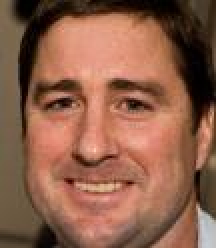
#> input picture PreliminaryTests/SkinColorRecognition/face15.jpg, 108 x 124 px (shown 2 times larger)
$ python skinColorRecognition.py
#> lines starting #> are read from the running program, lines starting #| are printed output that depends on the picture; after the words box and inside, x2 and y2 are one past the last pixel; in counts of white or black regions, pixels touching at a corner belong together
### CODE BY OCTALPIXEL ON GITHUB ###
#https://medium.com/@mithushancj/skin-segmentation-and-dominant-tone-color-extraction-fe158d24badf
import numpy as np
import cv2
from sklearn.cluster import KMeans
from collections import Counter
import imutils
import pprint
from matplotlib import pyplot as plt

imgURL = "https://raw.githubusercontent.com/octalpixel/Skin-Extraction-from-Image-and-Finding-Dominant-Color/master/82764696-open-palm-hand-gesture-of-male-hand_image_from_123rf.com.jpg"

def extractSkin(image):
    # Taking a copy of the image
    img = image.copy()
    # Converting from BGR Colours Space to HSV
    img = cv2.cvtColor(img, cv2.COLOR_BGR2HSV)

    # Defining HSV Threadholds
    lower_threshold = np.array([0, 48, 80], dtype=np.uint8)
    upper_threshold = np.array([20, 255, 255], dtype=np.uint8)

    # Single Channel mask,denoting presence of colours in the about threshold
    skinMask = cv2.inRange(img, lower_threshold, upper_threshold)

    # Cleaning up mask using Gaussian Filter
    skinMask = cv2.GaussianBlur(skinMask, (3, 3), 0)

    # Extracting skin from the threshold mask
    skin = cv2.bitwise_and(img, img, mask=skinMask)

    # Return the Skin image
    return cv2.cvtColor(skin, cv2.COLOR_HSV2BGR)


def removeBlack(estimator_labels, estimator_cluster):

    # Check for black
    hasBlack = False

    # Get the total number of occurance for each color
    occurance_counter = Counter(estimator_labels)

    # Quick lambda function to compare to lists
    def compare(x, y): return Counter(x) == Counter(y)

    # Loop through the most common occuring color
    for x in occurance_counter.most_common(len(estimator_cluster)):

        # Quick List comprehension to convert each of RBG Numbers to int
        color = [int(i) for i in estimator_cluster[x[0]].tolist()]

        # Check if the color is [0,0,0] that if it is black
        if compare(color, [0, 0, 0]) == True:
            # delete the occurance
            del occurance_counter[x[0]]
            # remove the cluster
            hasBlack = True
            estimator_cluster = np.delete(estimator_cluster, x[0], 0)
            break

    return (occurance_counter, estimator_cluster, hasBlack)


def getColorInformation(estimator_labels, estimator_cluster, hasThresholding=False):

    # Variable to keep count of the occurance of each color predicted
    occurance_counter = None

    # Output list variable to return
    colorInformation = []

    # Check for Black
    hasBlack = False

    # If a mask has be applied, remove th black
    if hasThresholding == True:

        (occurance, cluster, black) = removeBlack(
            estimator_labels, estimator_cluster)
        occurance_counter = occurance
        estimator_cluster = cluster
        hasBlack = black

    else:
        occurance_counter = Counter(estimator_labels)

    # Get the total sum of all the predicted occurances
    totalOccurance = sum(occurance_counter.values())

    # Loop through all the predicted colors
    for x in occurance_counter.most_common(len(estimator_cluster)):

        index = (int(x[0]))

        # Quick fix for index out of bound when there is no threshold
        index = (index-1) if ((hasThresholding & hasBlack)
                              & (int(index) != 0)) else index

        # Get the color number into a list
        color = estimator_cluster[index].tolist()

        # Get the percentage of each color
        color_percentage = (x[1]/totalOccurance)

        # make the dictionay of the information
        colorInfo = {"cluster_index": index, "color": color,
                     "color_percentage": color_percentage}

        # Add the dictionary to the list
        colorInformation.append(colorInfo)

    return colorInformation


def extractDominantColor(image, number_of_colors=5, hasThresholding=False):

    # Quick Fix Increase cluster counter to neglect the black(Read Article)
    if hasThresholding == True:
        number_of_colors += 1

    # Taking Copy of the image
    img = image.copy()

    # Convert Image into RGB Colours Space
    img = cv2.cvtColor(img, cv2.COLOR_BGR2RGB)

    # Reshape Image
    img = img.reshape((img.shape[0]*img.shape[1]), 3)

    # Initiate KMeans Object
    estimator = KMeans(n_clusters=number_of_colors, random_state=0)

    # Fit the image
    estimator.fit(img)

    # Get Colour Information
    colorInformation = getColorInformation(
        estimator.labels_, estimator.cluster_centers_, hasThresholding)
    return colorInformation


def plotColorBar(colorInformation):
    # Create a 500x100 black image
    color_bar = np.zeros((100, 500, 3), dtype="uint8")

    top_x = 0
    for x in colorInformation:
        bottom_x = top_x + (x["color_percentage"] * color_bar.shape[1])

        color = tuple(map(int, (x['color'])))

        cv2.rectangle(color_bar, (int(top_x), 0),
                      (int(bottom_x), color_bar.shape[0]), color, -1)
        top_x = bottom_x
    return color_bar


"""## Section Two.4.2 : Putting it All together: Pretty Print
The function makes print out the color information in a readable manner
"""


def prety_print_data(color_info):
    for x in color_info:
        print(pprint.pformat(x))
        print()


"""
The below lines of code, is the implementation of the above defined function.
"""

'''
Skin Image Primary : https://raw.githubusercontent.com/octalpixel/Skin-Extraction-from-Image-and-Finding-Dominant-Color/master/82764696-open-palm-hand-gesture-of-male-hand_image_from_123rf.com.jpg
Skin Image One     : https://raw.githubusercontent.com/octalpixel/Skin-Extraction-from-Image-and-Finding-Dominant-Color/master/skin.jpg
Skin Image Two     : https://raw.githubusercontent.com/octalpixel/Skin-Extraction-from-Image-and-Finding-Dominant-Color/master/skin_2.jpg
Skin Image Three   : https://raw.githubusercontent.com/octalpixel/Skin-Extraction-from-Image-and-Finding-Dominant-Color/master/Human-Hands-Front-Back-Image-From-Wikipedia.jpg
'''


# Get Image from URL. If you want to upload an image file and use that comment the below code and replace with  image=cv2.imread("FILE_NAME")
image=cv2.imread("face15.jpg")
#> image is the input picture: shape (124, 108, 3); mean B, G, R 74, 95.2, 141.2
#image = imutils.url_to_image(imgURL)

# Resize image to a width of 250
image = imutils.resize(image, width=250)
#> image: shape (287, 250, 3)

# Show image
plt.subplot(3, 1, 1)
plt.imshow(cv2.cvtColor(image, cv2.COLOR_BGR2RGB))
plt.title("Original Image")
# plt.show()

# Apply Skin Mask
skin = extractSkin(image)
#> in extractSkin, `img = cv2.cvtColor(img, cv2.COLOR_BGR2HSV)`: img: shape (287, 250, 3); mean H, S, V 12.6, 133, 141.2
#> in extractSkin, `skinMask = cv2.inRange(img, lower_threshold, upper_threshold)`:
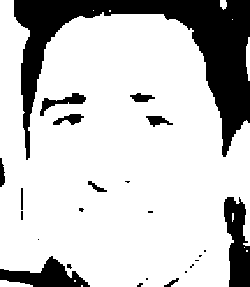
#> skinMask: shape (287, 250); 78.6% white; 24 black regions (13 under 20 px), largest, box (x1, y1, x2, y2) and area: (14, 0, 250, 160) 11184, (224, 197, 250, 287) 1630, (0, 256, 90, 287) 1341
#> in extractSkin, `skinMask = cv2.GaussianBlur(skinMask, (3, 3), 0)`:
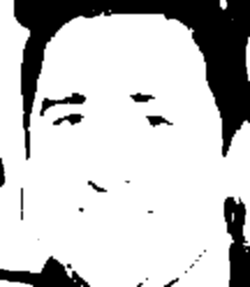
#> skinMask: shape (287, 250); min 0, max 255, mean 200.3
#> in extractSkin, `skin = cv2.bitwise_and(img, img, mask=skinMask)`: skin: shape (287, 250, 3); mean H, S, V 8.1, 99.5, 132.9
#> in extractSkin, `return cv2.cvtColor(skin, cv2.COLOR_HSV2BGR)`:
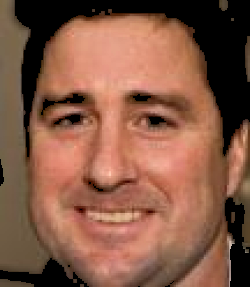
#> returned value: shape (287, 250, 3); mean B, G, R 69.5, 89, 132.9

plt.subplot(3, 1, 2)
plt.imshow(cv2.cvtColor(skin, cv2.COLOR_BGR2RGB))
plt.title("Thresholded  Image")
# plt.show()

# Find the dominant color. Default is 1 , pass the parameter 'number_of_colors=N' where N is the specified number of colors
dominantColors = extractDominantColor(skin, hasThresholding=True)
#> dominantColors = 5 items

# Show in the dominant color information
print("Color Information")
prety_print_data(dominantColors)
#> the loop in prety_print_data, `for x in color_info:` made 5 passes
#> (printed output is left out)

# Show in the dominant color as bar
print("Color Bar")
colour_bar = plotColorBar(dominantColors)
#> the loop in plotColorBar, `for x in colorInformation:` made 5 passes
#> (bottom_x, color, top_x) on passes 1 to 5: (121.4, (119, 88, 66), 121.4), (236.6, (193, 124, 98), 236.6), (343.1, (221, 149, 124), 343.1), (443.8, (163, 104, 79), 443.8), (500, (88, 56, 36), 500)
#> after the loop in plotColorBar, `for x in colorInformation:`:
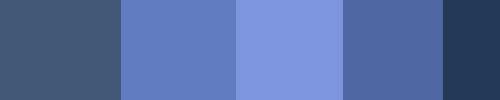
#> color_bar: shape (100, 500, 3); mean of channels 0, 1, 2 163.1, 108.9, 85; drawn as B, G, R
plt.subplot(3, 1, 3)
plt.axis("off")
plt.imshow(colour_bar)
plt.title("Color Bar")

plt.tight_layout()
plt.show()
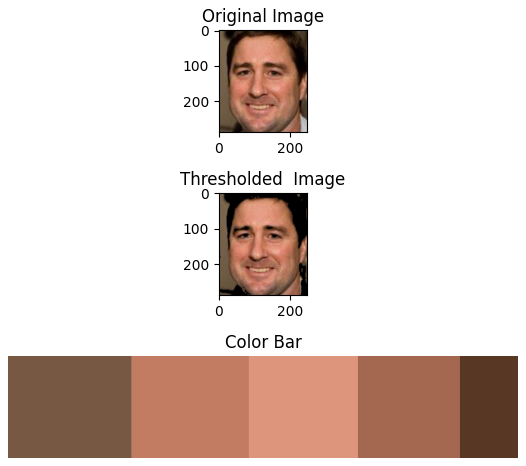
#> figure drawn by matplotlib, 3 panels

$ run again, with PreliminaryTests/SkinColorRecognition/face11.jpg copied over PreliminaryTests/SkinColorRecognition/face15.jpg
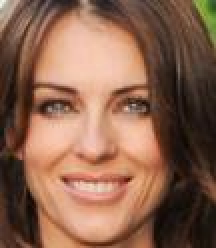
#> input picture PreliminaryTests/SkinColorRecognition/face11.jpg, 108 x 124 px (shown 2 times larger)
#> image is the input picture: shape (124, 108, 3); mean B, G, R 78.3, 99.2, 138.3
#> image: shape (287, 250, 3)
#> in extractSkin, `skinMask = cv2.inRange(img, lower_threshold, upper_threshold)`:
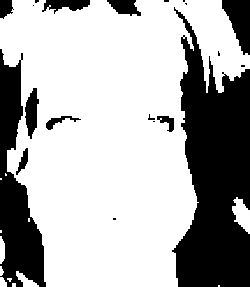
#> skinMask: shape (287, 250); 68.9% white; 20 black regions (10 under 20 px), largest, box (x1, y1, x2, y2) and area: (172, 7, 250, 287) 13950, (0, 49, 46, 287) 5527, (222, 0, 250, 55) 966
#> skin: shape (287, 250, 3); mean H, S, V 7.2, 81.9, 124.5
#> dominantColors = 5 items
#> the loop in prety_print_data, `for x in color_info:` made 5 passes
#> (printed output is left out)
#> the loop in plotColorBar, `for x in colorInformation:` made 5 passes
#> (bottom_x, color, top_x) on passes 1 to 5: (118.7, (236, 186, 160), 118.7), (235.4, (213, 152, 119), 235.4), (340.8, (90, 57, 41), 340.8), (423.8, (126, 83, 63), 423.8), (500, (178, 116, 87), 500)
#> `plt.show()`:
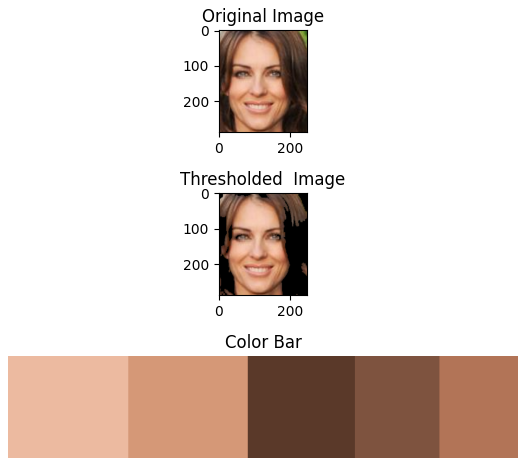
#> figure drawn by matplotlib, 3 panels

$ run again, with PreliminaryTests/SkinColorRecognition/face13.jpg copied over PreliminaryTests/SkinColorRecognition/face15.jpg
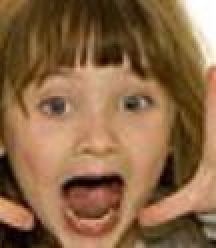
#> input picture PreliminaryTests/SkinColorRecognition/face13.jpg, 108 x 124 px (shown 2 times larger)
#> image is the input picture: shape (124, 108, 3); mean B, G, R 69.2, 102.7, 138.6
#> image: shape (287, 250, 3)
#> in extractSkin, `skinMask = cv2.inRange(img, lower_threshold, upper_threshold)`:
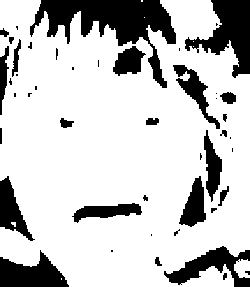
#> skinMask: shape (287, 250); 77.8% white; 46 black regions (21 under 20 px), largest, box (x1, y1, x2, y2) and area: (30, 0, 176, 88) 4592, (185, 0, 250, 78) 2400, (0, 250, 69, 287) 1558
#> skin: shape (287, 250, 3); mean H, S, V 11.9, 113.3, 123.7
#> dominantColors = 5 items
#> the loop in prety_print_data, `for x in color_info:` made 5 passes
#> (printed output is left out)
#> the loop in plotColorBar, `for x in colorInformation:` made 5 passes
#> (bottom_x, color, top_x) on passes 1 to 5: (126.5, (160, 117, 81), 126.5), (247.2, (188, 141, 103), 247.2), (340.6, (124, 87, 52), 340.6), (420.5, (209, 161, 127), 420.5), (500, (160, 117, 81), 500)
#> `plt.show()`:
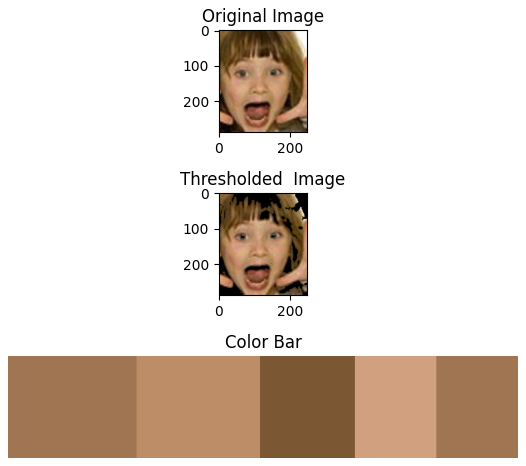
#> figure drawn by matplotlib, 3 panels

$ run again, with PreliminaryTests/SkinColorRecognition/face16.jpg copied over PreliminaryTests/SkinColorRecognition/face15.jpg
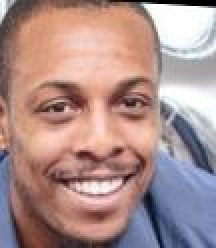
#> input picture PreliminaryTests/SkinColorRecognition/face16.jpg, 108 x 124 px (shown 2 times larger)
#> image is the input picture: shape (124, 108, 3); mean B, G, R 140, 142.9, 172.3
#> image: shape (287, 250, 3)
#> in extractSkin, `skinMask = cv2.inRange(img, lower_threshold, upper_threshold)`:
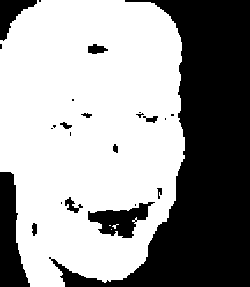
#> skinMask: shape (287, 250); 60.6% white; 24 black regions (12 under 20 px), largest, box (x1, y1, x2, y2) and area: (49, 0, 250, 287) 23724, (0, 172, 30, 287) 2129, (88, 202, 155, 238) 1164
#> skin: shape (287, 250, 3); mean H, S, V 5.6, 56.3, 115.9
#> dominantColors = 5 items
#> the loop in prety_print_data, `for x in color_info:` made 5 passes
#> (printed output is left out)
#> the loop in plotColorBar, `for x in colorInformation:` made 5 passes
#> (bottom_x, color, top_x) on passes 1 to 5: (163.4, (209, 154, 133), 163.4), (265.1, (239, 188, 172), 265.1), (362.6, (173, 125, 114), 362.6), (441.5, (139, 95, 86), 441.5), (500, (101, 62, 55), 500)
#> `plt.show()`:
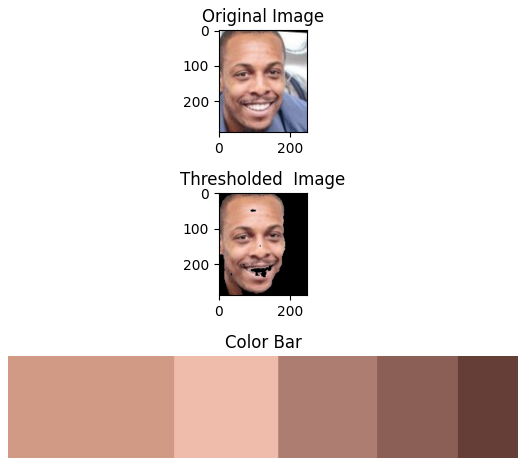
#> figure drawn by matplotlib, 3 panels
